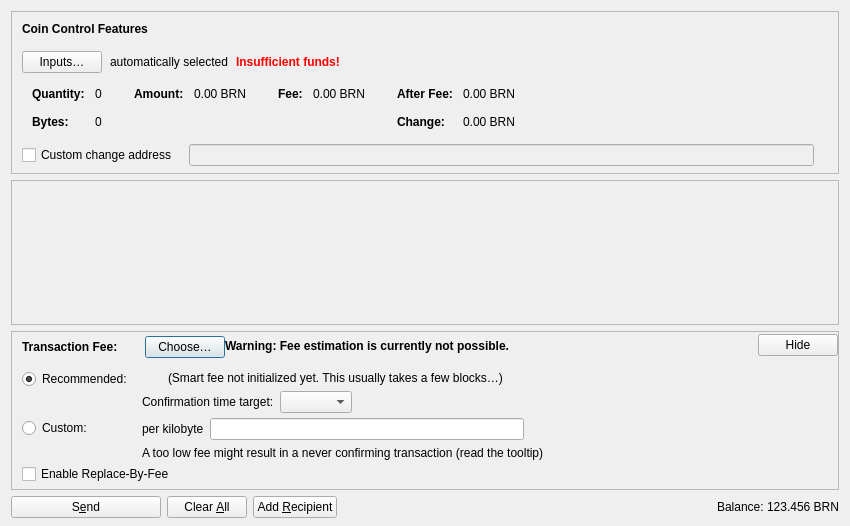
<?xml version="1.0" encoding="UTF-8"?>
<ui version="4.0">
 <class>SendCoinsDialog</class>
 <widget class="QDialog" name="SendCoinsDialog">
  <property name="geometry">
   <rect>
    <x>0</x>
    <y>0</y>
    <width>850</width>
    <height>526</height>
   </rect>
  </property>
  <property name="windowTitle">
   <string>Send Coins</string>
  </property>
  <layout class="QVBoxLayout" name="verticalLayout" stretch="0,1,0,0">
   <property name="bottomMargin">
    <number>8</number>
   </property>
   <item>
    <widget class="QFrame" name="frameCoinControl">
     <property name="sizePolicy">
      <sizepolicy hsizetype="Expanding" vsizetype="Expanding">
       <horstretch>0</horstretch>
       <verstretch>0</verstretch>
      </sizepolicy>
     </property>
     <property name="maximumSize">
      <size>
       <width>16777215</width>
       <height>16777215</height>
      </size>
     </property>
     <property name="frameShape">
      <enum>QFrame::StyledPanel</enum>
     </property>
     <property name="frameShadow">
      <enum>QFrame::Sunken</enum>
     </property>
     <layout class="QVBoxLayout" name="verticalLayoutCoinControl2">
      <property name="spacing">
       <number>0</number>
      </property>
      <property name="leftMargin">
       <number>0</number>
      </property>
      <property name="topMargin">
       <number>0</number>
      </property>
      <property name="rightMargin">
       <number>0</number>
      </property>
      <property name="bottomMargin">
       <number>6</number>
      </property>
      <item>
       <layout class="QVBoxLayout" name="verticalLayoutCoinControl" stretch="0,0,0,0,1">
        <property name="spacing">
         <number>0</number>
        </property>
        <property name="leftMargin">
         <number>10</number>
        </property>
        <property name="topMargin">
         <number>10</number>
        </property>
        <item>
         <layout class="QHBoxLayout" name="horizontalLayoutCoinControl1">
          <property name="bottomMargin">
           <number>15</number>
          </property>
          <item>
           <widget class="QLabel" name="labelCoinControlFeatures">
            <property name="sizePolicy">
             <sizepolicy hsizetype="Preferred" vsizetype="Maximum">
              <horstretch>0</horstretch>
              <verstretch>0</verstretch>
             </sizepolicy>
            </property>
            <property name="font">
             <font>
              <weight>75</weight>
              <bold>true</bold>
             </font>
            </property>
            <property name="styleSheet">
             <string notr="true">font-weight:bold;</string>
            </property>
            <property name="text">
             <string>Coin Control Features</string>
            </property>
           </widget>
          </item>
         </layout>
        </item>
        <item>
         <layout class="QHBoxLayout" name="horizontalLayoutCoinControl2" stretch="0,0,0,0">
          <property name="spacing">
           <number>8</number>
          </property>
          <property name="bottomMargin">
           <number>10</number>
          </property>
          <item>
           <widget class="QPushButton" name="pushButtonCoinControl">
            <property name="styleSheet">
             <string notr="true"/>
            </property>
            <property name="text">
             <string>Inputs…</string>
            </property>
            <property name="autoDefault">
             <bool>false</bool>
            </property>
           </widget>
          </item>
          <item>
           <widget class="QLabel" name="labelCoinControlAutomaticallySelected">
            <property name="text">
             <string>automatically selected</string>
            </property>
            <property name="margin">
             <number>5</number>
            </property>
           </widget>
          </item>
          <item>
           <widget class="QLabel" name="labelCoinControlInsuffFunds">
            <property name="font">
             <font>
              <weight>75</weight>
              <bold>true</bold>
             </font>
            </property>
            <property name="styleSheet">
             <string notr="true">color:red;font-weight:bold;</string>
            </property>
            <property name="text">
             <string>Insufficient funds!</string>
            </property>
            <property name="margin">
             <number>5</number>
            </property>
           </widget>
          </item>
          <item>
           <spacer name="horizontalSpacerCoinControl">
            <property name="orientation">
             <enum>Qt::Horizontal</enum>
            </property>
            <property name="sizeHint" stdset="0">
             <size>
              <width>40</width>
              <height>1</height>
             </size>
            </property>
           </spacer>
          </item>
         </layout>
        </item>
        <item>
         <widget class="QWidget" name="widgetCoinControl" native="true">
          <property name="sizePolicy">
           <sizepolicy hsizetype="Preferred" vsizetype="Preferred">
            <horstretch>0</horstretch>
            <verstretch>0</verstretch>
           </sizepolicy>
          </property>
          <property name="minimumSize">
           <size>
            <width>0</width>
            <height>0</height>
           </size>
          </property>
          <property name="styleSheet">
           <string notr="true"/>
          </property>
          <layout class="QHBoxLayout" name="horizontalLayoutCoinControl5">
           <property name="leftMargin">
            <number>0</number>
           </property>
           <property name="topMargin">
            <number>0</number>
           </property>
           <property name="rightMargin">
            <number>0</number>
           </property>
           <property name="bottomMargin">
            <number>0</number>
           </property>
           <item>
            <layout class="QHBoxLayout" name="horizontalLayoutCoinControl3" stretch="0,0,0,1">
             <property name="spacing">
              <number>20</number>
             </property>
             <property name="topMargin">
              <number>0</number>
             </property>
             <property name="bottomMargin">
              <number>10</number>
             </property>
             <item>
              <layout class="QFormLayout" name="formLayoutCoinControl1">
               <property name="labelAlignment">
                <set>Qt::AlignLeft|Qt::AlignVCenter</set>
               </property>
               <property name="horizontalSpacing">
                <number>10</number>
               </property>
               <property name="verticalSpacing">
                <number>14</number>
               </property>
               <property name="leftMargin">
                <number>10</number>
               </property>
               <property name="topMargin">
                <number>4</number>
               </property>
               <property name="rightMargin">
                <number>6</number>
               </property>
               <item row="0" column="0">
                <widget class="QLabel" name="labelCoinControlQuantityText">
                 <property name="font">
                  <font>
                   <weight>75</weight>
                   <bold>true</bold>
                  </font>
                 </property>
                 <property name="text">
                  <string>Quantity:</string>
                 </property>
                 <property name="margin">
                  <number>0</number>
                 </property>
                </widget>
               </item>
               <item row="0" column="1">
                <widget class="QLabel" name="labelCoinControlQuantity">
                 <property name="cursor">
                  <cursorShape>IBeamCursor</cursorShape>
                 </property>
                 <property name="contextMenuPolicy">
                  <enum>Qt::ActionsContextMenu</enum>
                 </property>
                 <property name="text">
                  <string notr="true">0</string>
                 </property>
                 <property name="margin">
                  <number>0</number>
                 </property>
                 <property name="textInteractionFlags">
                  <set>Qt::LinksAccessibleByMouse|Qt::TextSelectableByKeyboard|Qt::TextSelectableByMouse</set>
                 </property>
                </widget>
               </item>
               <item row="1" column="0">
                <widget class="QLabel" name="labelCoinControlBytesText">
                 <property name="font">
                  <font>
                   <weight>75</weight>
                   <bold>true</bold>
                  </font>
                 </property>
                 <property name="text">
                  <string>Bytes:</string>
                 </property>
                </widget>
               </item>
               <item row="1" column="1">
                <widget class="QLabel" name="labelCoinControlBytes">
                 <property name="cursor">
                  <cursorShape>IBeamCursor</cursorShape>
                 </property>
                 <property name="contextMenuPolicy">
                  <enum>Qt::ActionsContextMenu</enum>
                 </property>
                 <property name="text">
                  <string notr="true">0</string>
                 </property>
                 <property name="textInteractionFlags">
                  <set>Qt::LinksAccessibleByMouse|Qt::TextSelectableByKeyboard|Qt::TextSelectableByMouse</set>
                 </property>
                </widget>
               </item>
              </layout>
             </item>
             <item>
              <layout class="QFormLayout" name="formLayoutCoinControl2">
               <property name="horizontalSpacing">
                <number>10</number>
               </property>
               <property name="verticalSpacing">
                <number>14</number>
               </property>
               <property name="leftMargin">
                <number>6</number>
               </property>
               <property name="topMargin">
                <number>4</number>
               </property>
               <property name="rightMargin">
                <number>6</number>
               </property>
               <item row="0" column="0">
                <widget class="QLabel" name="labelCoinControlAmountText">
                 <property name="font">
                  <font>
                   <weight>75</weight>
                   <bold>true</bold>
                  </font>
                 </property>
                 <property name="text">
                  <string>Amount:</string>
                 </property>
                 <property name="margin">
                  <number>0</number>
                 </property>
                </widget>
               </item>
               <item row="0" column="1">
                <widget class="QLabel" name="labelCoinControlAmount">
                 <property name="cursor">
                  <cursorShape>IBeamCursor</cursorShape>
                 </property>
                 <property name="contextMenuPolicy">
                  <enum>Qt::ActionsContextMenu</enum>
                 </property>
                 <property name="text">
                  <string notr="true">0.00 BRN</string>
                 </property>
                 <property name="textInteractionFlags">
                  <set>Qt::LinksAccessibleByMouse|Qt::TextSelectableByKeyboard|Qt::TextSelectableByMouse</set>
                 </property>
                </widget>
               </item>
              </layout>
             </item>
             <item>
              <layout class="QFormLayout" name="formLayoutCoinControl3">
               <property name="horizontalSpacing">
                <number>10</number>
               </property>
               <property name="verticalSpacing">
                <number>14</number>
               </property>
               <property name="leftMargin">
                <number>6</number>
               </property>
               <property name="topMargin">
                <number>4</number>
               </property>
               <property name="rightMargin">
                <number>6</number>
               </property>
               <item row="0" column="0">
                <widget class="QLabel" name="labelCoinControlFeeText">
                 <property name="font">
                  <font>
                   <weight>75</weight>
                   <bold>true</bold>
                  </font>
                 </property>
                 <property name="text">
                  <string>Fee:</string>
                 </property>
                 <property name="margin">
                  <number>0</number>
                 </property>
                </widget>
               </item>
               <item row="0" column="1">
                <widget class="QLabel" name="labelCoinControlFee">
                 <property name="cursor">
                  <cursorShape>IBeamCursor</cursorShape>
                 </property>
                 <property name="contextMenuPolicy">
                  <enum>Qt::ActionsContextMenu</enum>
                 </property>
                 <property name="text">
                  <string notr="true">0.00 BRN</string>
                 </property>
                 <property name="textInteractionFlags">
                  <set>Qt::LinksAccessibleByMouse|Qt::TextSelectableByKeyboard|Qt::TextSelectableByMouse</set>
                 </property>
                </widget>
               </item>
              </layout>
             </item>
             <item>
              <layout class="QFormLayout" name="formLayoutCoinControl4">
               <property name="labelAlignment">
                <set>Qt::AlignLeft|Qt::AlignVCenter</set>
               </property>
               <property name="horizontalSpacing">
                <number>10</number>
               </property>
               <property name="verticalSpacing">
                <number>14</number>
               </property>
               <property name="leftMargin">
                <number>6</number>
               </property>
               <property name="topMargin">
                <number>4</number>
               </property>
               <property name="rightMargin">
                <number>6</number>
               </property>
               <item row="0" column="0">
                <widget class="QLabel" name="labelCoinControlAfterFeeText">
                 <property name="font">
                  <font>
                   <weight>75</weight>
                   <bold>true</bold>
                  </font>
                 </property>
                 <property name="text">
                  <string>After Fee:</string>
                 </property>
                 <property name="margin">
                  <number>0</number>
                 </property>
                </widget>
               </item>
               <item row="0" column="1">
                <widget class="QLabel" name="labelCoinControlAfterFee">
                 <property name="cursor">
                  <cursorShape>IBeamCursor</cursorShape>
                 </property>
                 <property name="contextMenuPolicy">
                  <enum>Qt::ActionsContextMenu</enum>
                 </property>
                 <property name="text">
                  <string notr="true">0.00 BRN</string>
                 </property>
                 <property name="textInteractionFlags">
                  <set>Qt::LinksAccessibleByMouse|Qt::TextSelectableByKeyboard|Qt::TextSelectableByMouse</set>
                 </property>
                </widget>
               </item>
               <item row="1" column="0">
                <widget class="QLabel" name="labelCoinControlChangeText">
                 <property name="font">
                  <font>
                   <weight>75</weight>
                   <bold>true</bold>
                  </font>
                 </property>
                 <property name="text">
                  <string>Change:</string>
                 </property>
                </widget>
               </item>
               <item row="1" column="1">
                <widget class="QLabel" name="labelCoinControlChange">
                 <property name="cursor">
                  <cursorShape>IBeamCursor</cursorShape>
                 </property>
                 <property name="contextMenuPolicy">
                  <enum>Qt::ActionsContextMenu</enum>
                 </property>
                 <property name="text">
                  <string notr="true">0.00 BRN</string>
                 </property>
                 <property name="textInteractionFlags">
                  <set>Qt::LinksAccessibleByMouse|Qt::TextSelectableByKeyboard|Qt::TextSelectableByMouse</set>
                 </property>
                </widget>
               </item>
              </layout>
             </item>
            </layout>
           </item>
          </layout>
         </widget>
        </item>
        <item>
         <layout class="QHBoxLayout" name="horizontalLayoutCoinControl4" stretch="0,0,0">
          <property name="spacing">
           <number>12</number>
          </property>
          <property name="sizeConstraint">
           <enum>QLayout::SetDefaultConstraint</enum>
          </property>
          <property name="topMargin">
           <number>5</number>
          </property>
          <property name="rightMargin">
           <number>5</number>
          </property>
          <item>
           <widget class="QCheckBox" name="checkBoxCoinControlChange">
            <property name="toolTip">
             <string>If this is activated, but the change address is empty or invalid, change will be sent to a newly generated address.</string>
            </property>
            <property name="text">
             <string>Custom change address</string>
            </property>
           </widget>
          </item>
          <item>
           <widget class="QValidatedLineEdit" name="lineEditCoinControlChange">
            <property name="enabled">
             <bool>false</bool>
            </property>
            <property name="sizePolicy">
             <sizepolicy hsizetype="Expanding" vsizetype="Fixed">
              <horstretch>0</horstretch>
              <verstretch>0</verstretch>
             </sizepolicy>
            </property>
           </widget>
          </item>
          <item>
           <widget class="QLabel" name="labelCoinControlChangeLabel">
            <property name="sizePolicy">
             <sizepolicy hsizetype="Preferred" vsizetype="Expanding">
              <horstretch>0</horstretch>
              <verstretch>0</verstretch>
             </sizepolicy>
            </property>
            <property name="minimumSize">
             <size>
              <width>0</width>
              <height>0</height>
             </size>
            </property>
            <property name="text">
             <string/>
            </property>
            <property name="margin">
             <number>3</number>
            </property>
           </widget>
          </item>
         </layout>
        </item>
        <item>
         <spacer name="verticalSpacerCoinControl">
          <property name="orientation">
           <enum>Qt::Vertical</enum>
          </property>
          <property name="sizeHint" stdset="0">
           <size>
            <width>800</width>
            <height>1</height>
           </size>
          </property>
         </spacer>
        </item>
       </layout>
      </item>
     </layout>
    </widget>
   </item>
   <item>
    <widget class="QScrollArea" name="scrollArea">
     <property name="widgetResizable">
      <bool>true</bool>
     </property>
     <widget class="QWidget" name="scrollAreaWidgetContents">
      <property name="geometry">
       <rect>
        <x>0</x>
        <y>0</y>
        <width>830</width>
        <height>104</height>
       </rect>
      </property>
      <layout class="QVBoxLayout" name="verticalLayout_2" stretch="0,1">
       <property name="leftMargin">
        <number>0</number>
       </property>
       <property name="topMargin">
        <number>0</number>
       </property>
       <property name="rightMargin">
        <number>0</number>
       </property>
       <property name="bottomMargin">
        <number>0</number>
       </property>
       <item>
        <layout class="QVBoxLayout" name="entries">
         <property name="spacing">
          <number>6</number>
         </property>
        </layout>
       </item>
       <item>
        <spacer name="verticalSpacer">
         <property name="orientation">
          <enum>Qt::Vertical</enum>
         </property>
         <property name="sizeHint" stdset="0">
          <size>
           <width>20</width>
           <height>40</height>
          </size>
         </property>
        </spacer>
       </item>
      </layout>
     </widget>
    </widget>
   </item>
   <item>
    <widget class="QFrame" name="frameFee">
     <property name="sizePolicy">
      <sizepolicy hsizetype="Expanding" vsizetype="Expanding">
       <horstretch>0</horstretch>
       <verstretch>0</verstretch>
      </sizepolicy>
     </property>
     <property name="maximumSize">
      <size>
       <width>16777215</width>
       <height>16777215</height>
      </size>
     </property>
     <property name="frameShape">
      <enum>QFrame::StyledPanel</enum>
     </property>
     <property name="frameShadow">
      <enum>QFrame::Sunken</enum>
     </property>
     <layout class="QVBoxLayout" name="verticalLayoutFee1">
      <property name="spacing">
       <number>0</number>
      </property>
      <property name="leftMargin">
       <number>0</number>
      </property>
      <property name="topMargin">
       <number>0</number>
      </property>
      <property name="rightMargin">
       <number>0</number>
      </property>
      <property name="bottomMargin">
       <number>0</number>
      </property>
      <item>
       <layout class="QVBoxLayout" name="verticalLayoutFee2" stretch="0,0,0">
        <property name="spacing">
         <number>0</number>
        </property>
        <property name="leftMargin">
         <number>10</number>
        </property>
        <property name="topMargin">
         <number>0</number>
        </property>
        <item>
         <layout class="QHBoxLayout" name="horizontalLayoutFee1">
          <property name="bottomMargin">
           <number>0</number>
          </property>
          <item>
           <layout class="QVBoxLayout" name="verticalLayoutFee7">
            <property name="spacing">
             <number>0</number>
            </property>
            <item>
             <spacer name="verticalSpacerSmartFee">
              <property name="orientation">
               <enum>Qt::Vertical</enum>
              </property>
              <property name="sizeType">
               <enum>QSizePolicy::Fixed</enum>
              </property>
              <property name="sizeHint" stdset="0">
               <size>
                <width>1</width>
                <height>4</height>
               </size>
              </property>
             </spacer>
            </item>
            <item>
             <layout class="QHBoxLayout" name="horizontalLayoutSmartFee">
              <property name="spacing">
               <number>10</number>
              </property>
              <item>
               <widget class="QLabel" name="labelFeeHeadline">
                <property name="sizePolicy">
                 <sizepolicy hsizetype="Preferred" vsizetype="Maximum">
                  <horstretch>0</horstretch>
                  <verstretch>0</verstretch>
                 </sizepolicy>
                </property>
                <property name="font">
                 <font>
                  <weight>75</weight>
                  <bold>true</bold>
                 </font>
                </property>
                <property name="styleSheet">
                 <string notr="true">font-weight:bold;</string>
                </property>
                <property name="text">
                 <string>Transaction Fee:</string>
                </property>
               </widget>
              </item>
              <item>
               <widget class="QLabel" name="labelFeeMinimized">
                <property name="text">
                 <string/>
                </property>
               </widget>
              </item>
              <item>
               <widget class="QPushButton" name="buttonChooseFee">
                <property name="text">
                 <string>Choose…</string>
                </property>
               </widget>
              </item>
             </layout>
            </item>
            <item>
             <spacer name="verticalSpacer_5">
              <property name="orientation">
               <enum>Qt::Vertical</enum>
              </property>
              <property name="sizeHint" stdset="0">
               <size>
                <width>1</width>
                <height>1</height>
               </size>
              </property>
             </spacer>
            </item>
           </layout>
          </item>
          <item>
           <widget class="QLabel" name="fallbackFeeWarningLabel">
            <property name="toolTip">
             <string>Using the fallbackfee can result in sending a transaction that will take several hours or days (or never) to confirm. Consider choosing your fee manually or wait until you have validated the complete chain.</string>
            </property>
            <property name="font">
            <font>
                <weight>75</weight>
                <bold>true</bold>
            </font>
            </property>
            <property name="text">
             <string>Warning: Fee estimation is currently not possible.</string>
            </property>
            <property name="wordWrap">
             <bool>false</bool>
            </property>
           </widget>
          </item>
          <item>
           <spacer name="horizontalSpacer_4">
            <property name="orientation">
             <enum>Qt::Horizontal</enum>
            </property>
            <property name="sizeType">
             <enum>QSizePolicy::MinimumExpanding</enum>
            </property>
            <property name="sizeHint" stdset="0">
             <size>
              <width>40</width>
              <height>20</height>
             </size>
            </property>
           </spacer>
          </item>
          <item>
           <widget class="QPushButton" name="buttonMinimizeFee">
            <property name="toolTip">
             <string>Hide transaction fee settings</string>
            </property>
            <property name="text">
             <string>Hide</string>
            </property>
           </widget>
          </item>
         </layout>
        </item>
        <item>
         <widget class="QFrame" name="frameFeeSelection">
          <layout class="QVBoxLayout" name="verticalLayoutFee12">
           <property name="spacing">
            <number>0</number>
           </property>
           <property name="leftMargin">
            <number>0</number>
           </property>
           <property name="topMargin">
            <number>0</number>
           </property>
           <property name="rightMargin">
            <number>0</number>
           </property>
           <property name="bottomMargin">
            <number>0</number>
           </property>
           <item>
            <layout class="QGridLayout" name="gridLayoutFee">
             <property name="topMargin">
              <number>10</number>
             </property>
             <property name="bottomMargin">
              <number>4</number>
             </property>
             <property name="horizontalSpacing">
              <number>10</number>
             </property>
             <property name="verticalSpacing">
              <number>4</number>
             </property>
             <item row="1" column="1">
              <layout class="QVBoxLayout" name="verticalLayoutFee8">
               <property name="spacing">
                <number>6</number>
               </property>
               <item>
                <layout class="QHBoxLayout" name="horizontalLayoutFee13">
                 <item>
                  <widget class="QLabel" name="labelCustomPerKilobyte">
                   <property name="toolTip">
                    <string>Specify a custom fee per kB (1,000 bytes) of the transaction's virtual size.

Note:  Since the fee is calculated on a per-byte basis, a fee rate of "100 satoshis per kvB" for a transaction size of 500 virtual bytes (half of 1 kvB) would ultimately yield a fee of only 50 satoshis.</string>
                   </property>
                   <property name="text">
                    <string>per kilobyte</string>
                   </property>
                  </widget>
                 </item>
                 <item>
                  <widget class="BitcoinAmountField" name="customFee"/>
                 </item>
                 <item>
                  <spacer name="horizontalSpacer_6">
                   <property name="orientation">
                    <enum>Qt::Horizontal</enum>
                   </property>
                   <property name="sizeHint" stdset="0">
                    <size>
                     <width>1</width>
                     <height>1</height>
                    </size>
                   </property>
                  </spacer>
                 </item>
                </layout>
               </item>
               <item>
                <layout class="QHBoxLayout" name="horizontalLayoutFee8">
                 <item>
                  <widget class="QLabel" name="labelCustomFeeWarning">
                   <property name="enabled">
                    <bool>true</bool>
                   </property>
                   <property name="toolTip">
                    <string>When there is less transaction volume than space in the blocks, miners as well as relaying nodes may enforce a minimum fee. Paying only this minimum fee is just fine, but be aware that this can result in a never confirming transaction once there is more demand for bitcoin transactions than the network can process.</string>
                   </property>
                   <property name="text">
                    <string>A too low fee might result in a never confirming transaction (read the tooltip)</string>
                   </property>
                  </widget>
                 </item>
                 <item>
                  <spacer name="horizontalSpacer_2">
                   <property name="orientation">
                    <enum>Qt::Horizontal</enum>
                   </property>
                   <property name="sizeHint" stdset="0">
                    <size>
                     <width>1</width>
                     <height>1</height>
                    </size>
                   </property>
                  </spacer>
                 </item>
                </layout>
               </item>
              </layout>
             </item>
             <item row="0" column="0">
              <layout class="QVBoxLayout" name="verticalLayoutFee4" stretch="0,1">
               <item>
                <widget class="QRadioButton" name="radioSmartFee">
                 <property name="text">
                  <string>Recommended:</string>
                 </property>
                 <property name="checked">
                  <bool>true</bool>
                 </property>
                 <attribute name="buttonGroup">
                  <string notr="true">groupFee</string>
                 </attribute>
                </widget>
               </item>
               <item>
                <spacer name="verticalSpacer_2">
                 <property name="orientation">
                  <enum>Qt::Vertical</enum>
                 </property>
                 <property name="sizeHint" stdset="0">
                  <size>
                   <width>1</width>
                   <height>1</height>
                  </size>
                 </property>
                </spacer>
               </item>
              </layout>
             </item>
             <item row="1" column="0">
              <layout class="QVBoxLayout" name="verticalLayoutFee9" stretch="0,1">
               <item>
                <widget class="QRadioButton" name="radioCustomFee">
                 <property name="text">
                  <string>Custom:</string>
                 </property>
                 <attribute name="buttonGroup">
                  <string notr="true">groupFee</string>
                 </attribute>
                </widget>
               </item>
               <item>
                <spacer name="verticalSpacer_6">
                 <property name="orientation">
                  <enum>Qt::Vertical</enum>
                 </property>
                 <property name="sizeHint" stdset="0">
                  <size>
                   <width>1</width>
                   <height>1</height>
                  </size>
                 </property>
                </spacer>
               </item>
              </layout>
             </item>
             <item row="0" column="1">
              <layout class="QVBoxLayout" name="verticalLayoutFee3" stretch="0,0,1">
               <property name="spacing">
                <number>6</number>
               </property>
               <property name="topMargin">
                <number>2</number>
               </property>
               <item>
                <layout class="QHBoxLayout" name="horizontalLayoutFee12">
                 <item>
                  <widget class="QLabel" name="labelSmartFee">
                   <property name="text">
                    <string/>
                   </property>
                  </widget>
                 </item>
                 <item>
                  <widget class="QLabel" name="labelFeeEstimation">
                   <property name="text">
                    <string/>
                   </property>
                  </widget>
                 </item>
                 <item>
                  <widget class="QLabel" name="labelSmartFee2">
                   <property name="text">
                    <string>(Smart fee not initialized yet. This usually takes a few blocks…)</string>
                   </property>
                  </widget>
                 </item>
                 <item>
                  <spacer name="horizontalSpacer_5">
                   <property name="orientation">
                    <enum>Qt::Horizontal</enum>
                   </property>
                   <property name="sizeHint" stdset="0">
                    <size>
                     <width>1</width>
                     <height>1</height>
                    </size>
                   </property>
                  </spacer>
                 </item>
                </layout>
               </item>
               <item>
                <layout class="QHBoxLayout" name="horizontalLayoutFee9">
                 <item>
                  <layout class="QVBoxLayout" name="verticalLayoutFee6">
                   <item>
                    <widget class="QLabel" name="labelSmartFee3">
                     <property name="text">
                      <string>Confirmation time target:</string>
                     </property>
                    </widget>
                   </item>
                  </layout>
                 </item>
                 <item>
                  <layout class="QVBoxLayout" name="verticalLayoutFee5">
                   <property name="rightMargin">
                    <number>30</number>
                   </property>
                   <item>
                    <layout class="QHBoxLayout" name="horizontalLayoutConfTarget">
                     <property name="bottomMargin">
                      <number>0</number>
                     </property>
                     <item>
                      <widget class="QComboBox" name="confTargetSelector"/>
                     </item>
                     <item>
                      <spacer name="horizontalSpacerConfTarget">
                       <property name="orientation">
                        <enum>Qt::Horizontal</enum>
                       </property>
                       <property name="sizeHint" stdset="0">
                        <size>
                         <width>40</width>
                         <height>20</height>
                        </size>
                       </property>
                      </spacer>
                     </item>
                    </layout>
                   </item>
                  </layout>
                 </item>
                </layout>
               </item>
               <item>
                <spacer name="verticalSpacer_4">
                 <property name="orientation">
                  <enum>Qt::Vertical</enum>
                 </property>
                 <property name="sizeHint" stdset="0">
                  <size>
                   <width>1</width>
                   <height>1</height>
                  </size>
                 </property>
                </spacer>
               </item>
              </layout>
             </item>
            </layout>
           </item>
           <item>
            <widget class="QCheckBox" name="optInRBF">
             <property name="text">
              <string>Enable Replace-By-Fee</string>
             </property>
             <property name="toolTip">
              <string>With Replace-By-Fee (BIP-125) you can increase a transaction's fee after it is sent. Without this, a higher fee may be recommended to compensate for increased transaction delay risk.</string>
             </property>
            </widget>
           </item>
          </layout>
         </widget>
        </item>
        <item>
         <spacer name="verticalSpacerFee">
          <property name="orientation">
           <enum>Qt::Vertical</enum>
          </property>
          <property name="sizeHint" stdset="0">
           <size>
            <width>40</width>
            <height>5</height>
           </size>
          </property>
         </spacer>
        </item>
       </layout>
      </item>
     </layout>
    </widget>
   </item>
   <item>
    <layout class="QHBoxLayout" name="horizontalLayout">
     <item>
      <widget class="QPushButton" name="sendButton">
       <property name="minimumSize">
        <size>
         <width>150</width>
         <height>0</height>
        </size>
       </property>
       <property name="toolTip">
        <string>Confirm the send action</string>
       </property>
       <property name="text">
        <string>S&amp;end</string>
       </property>
       <property name="icon">
        <iconset resource="../bitcoin.qrc">
         <normaloff>:/icons/send</normaloff>:/icons/send</iconset>
       </property>
       <property name="autoDefault">
        <bool>false</bool>
       </property>
       <property name="default">
        <bool>false</bool>
       </property>
      </widget>
     </item>
     <item>
      <widget class="QPushButton" name="clearButton">
       <property name="sizePolicy">
        <sizepolicy hsizetype="Minimum" vsizetype="Fixed">
         <horstretch>0</horstretch>
         <verstretch>0</verstretch>
        </sizepolicy>
       </property>
       <property name="toolTip">
        <string>Clear all fields of the form.</string>
       </property>
       <property name="text">
        <string>Clear &amp;All</string>
       </property>
       <property name="icon">
        <iconset resource="../bitcoin.qrc">
         <normaloff>:/icons/remove</normaloff>:/icons/remove</iconset>
       </property>
       <property name="autoDefault">
        <bool>false</bool>
       </property>
      </widget>
     </item>
     <item>
      <widget class="QPushButton" name="addButton">
       <property name="toolTip">
        <string>Send to multiple recipients at once</string>
       </property>
       <property name="text">
        <string>Add &amp;Recipient</string>
       </property>
       <property name="icon">
        <iconset resource="../bitcoin.qrc">
         <normaloff>:/icons/add</normaloff>:/icons/add</iconset>
       </property>
       <property name="autoDefault">
        <bool>false</bool>
       </property>
      </widget>
     </item>
     <item>
      <spacer name="horizontalSpacer">
       <property name="orientation">
        <enum>Qt::Horizontal</enum>
       </property>
       <property name="sizeHint" stdset="0">
        <size>
         <width>40</width>
         <height>20</height>
        </size>
       </property>
      </spacer>
     </item>
     <item>
      <layout class="QHBoxLayout" name="horizontalLayout_2">
       <property name="spacing">
        <number>3</number>
       </property>
       <item>
        <widget class="QLabel" name="labelBalanceName">
         <property name="sizePolicy">
          <sizepolicy hsizetype="Preferred" vsizetype="Fixed">
           <horstretch>0</horstretch>
           <verstretch>0</verstretch>
          </sizepolicy>
         </property>
         <property name="text">
          <string>Balance:</string>
         </property>
        </widget>
       </item>
       <item>
        <widget class="QLabel" name="labelBalance">
         <property name="sizePolicy">
          <sizepolicy hsizetype="Preferred" vsizetype="Fixed">
           <horstretch>0</horstretch>
           <verstretch>0</verstretch>
          </sizepolicy>
         </property>
         <property name="cursor">
          <cursorShape>IBeamCursor</cursorShape>
         </property>
         <property name="text">
          <string notr="true">123.456 BRN</string>
         </property>
         <property name="textInteractionFlags">
          <set>Qt::LinksAccessibleByMouse|Qt::TextSelectableByKeyboard|Qt::TextSelectableByMouse</set>
         </property>
        </widget>
       </item>
      </layout>
     </item>
    </layout>
   </item>
  </layout>
 </widget>
 <customwidgets>
  <customwidget>
   <class>QValidatedLineEdit</class>
   <extends>QLineEdit</extends>
   <header>qt/qvalidatedlineedit.h</header>
  </customwidget>
  <customwidget>
   <class>BitcoinAmountField</class>
   <extends>QLineEdit</extends>
   <header>qt/bitcoinamountfield.h</header>
   <container>1</container>
  </customwidget>
 </customwidgets>
 <resources>
  <include location="../bitcoin.qrc"/>
 </resources>
 <connections/>
 <buttongroups>
  <buttongroup name="groupFee"/>
 </buttongroups>
</ui>
